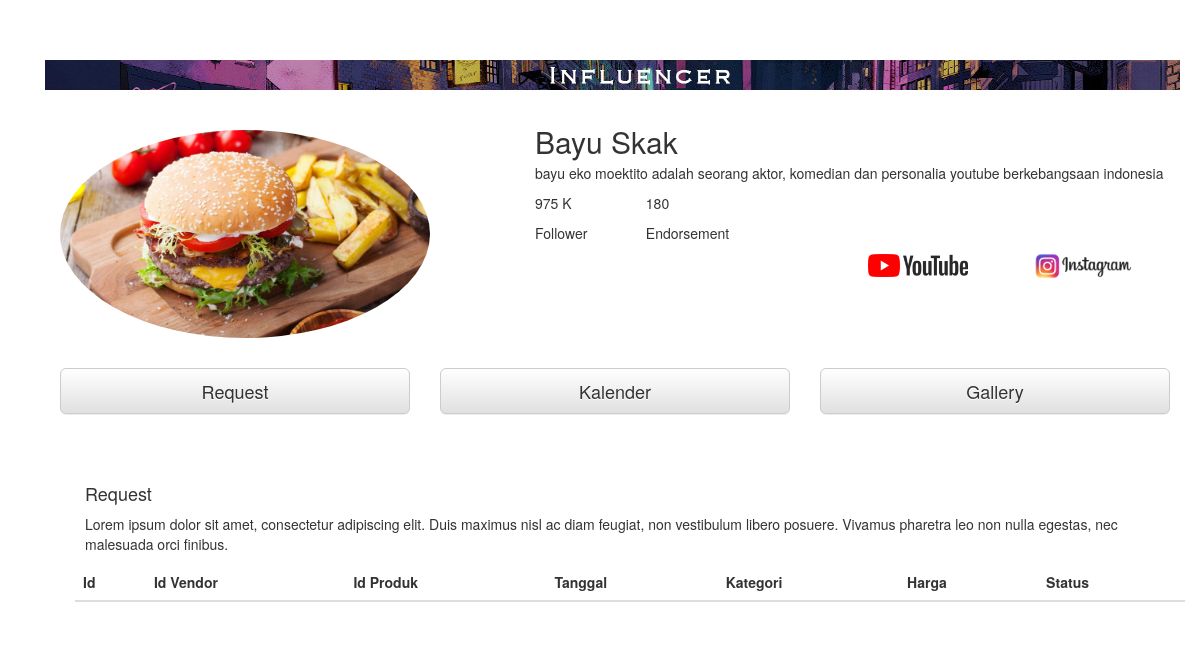
The page /index.php?p=influencer on the database as committed earlier.
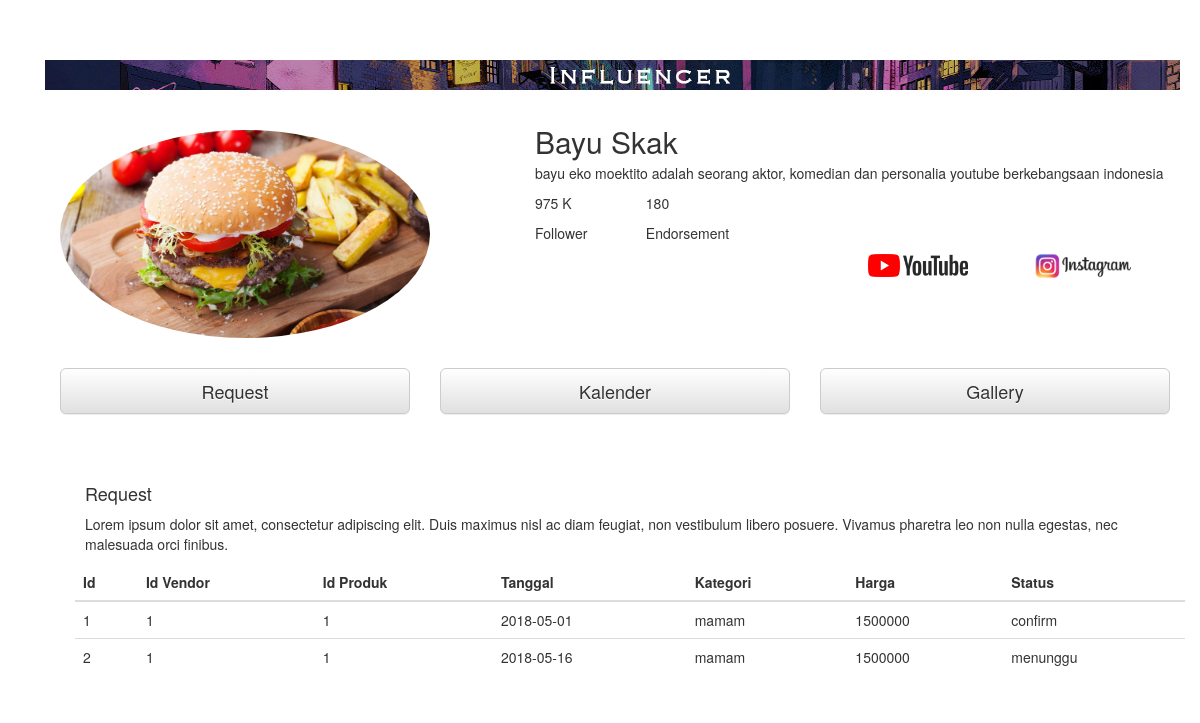
The same page on the database as committed later.
### tables this page shows
CREATE TABLE `request` (
  `id_req` varchar(15) NOT NULL,
  `id_vendor` varchar(15) NOT NULL,
  `id_influencer` varchar(15) NOT NULL,
  `id_produk` varchar(15) NOT NULL,
  `tanggal` date NOT NULL,
  `harga` int(10) NOT NULL,
  `kategori` varchar(15) NOT NULL,
  `status` varchar(15) NOT NULL
);

### influencer.php (the view, shortened to what this page needs)
<!DOCTYPE html>
<html>
<head>
    <link rel="stylesheet" href="assets/bootstrap/css/bootstrap.min.css">
    <link rel="stylesheet" href="ADS/assets/css/styles.css">
</head>
<body>
    <div class="container"><img src="assets/img/profile.jpg"></div>
    <div class="container">
        <div class="col-md-5 col-md-offset-0"><img class="img-circle" src="assets/img/1515456591895.jpg" width="370"></div>
        <div class="col-md-7">
            <div class="row">
                <div class="col-md-12">
                    <h2>Bayu Skak</h2>
                    <p>bayu eko moektito adalah seorang aktor, komedian dan personalia youtube berkebangsaan indonesia </p>
                </div>
            </div>
            <div class="row">
                <div class="col-md-2 col-md-offset-0">
                    <p class="text-left">975 K </p>
                    <p class="text-left">Follower </p>
                </div>
                <div class="col-md-3">
                    <p class="text-left">180 </p>
                    <p class="text-left">Endorsement </p>
                </div>
            </div>
            <div class="row">
                <div class="col-md-3 col-md-offset-6"><img src="assets/img/YouTube_logo_(2017).png" width="100"></div>
                <div class="col-md-3"><img src="assets/img/new-instagram-text-logo.png" width="100"></div>
            </div>
        </div>
    </div>
     <div class="container">
        <div class="col-md-4">
			<a href="index.php?p=influencer">
            <button class="btn btn-default btn-block btn-lg" type="button">Request </button>
			</a>
		</div>
        <div class="col-md-4">
            <button class="btn btn-default btn-block btn-lg" type="button">Kalender </button>
		</div>
        <div class="col-md-4">
			<a href="#">
            <button class="btn btn-default btn-block btn-lg" type="button">Gallery </button>
			</a>
		</div>
    </div>
     <div class="container">
    <div class="container">
        <div class="col-md-12">
            <div class="media">
                <div class="media-left">
                </div>
                <div class="media-body">
                    <h4>Request </h4>
                    <p>Lorem ipsum dolor sit amet, consectetur adipiscing elit. Duis maximus nisl ac diam feugiat, non vestibulum libero posuere. Vivamus pharetra leo non nulla egestas, nec malesuada orci finibus. </p>
                </div>
            </div>
            <?php
			include "konekdb.php";
						if(@$_POST['list'] && $_POST['id_vendor']){
							$select=$_POST['list'];
							$cari=$_POST['id_vendor'];
							if($select=="id_vendor"){
								$kueri="select id_req,id_vendor,id_produk,tanggal,kategori,harga,status from request where id_req='$cari'";
								$hasil=mysqli_query($konek,$kueri) or die(mysqli_error());
							}
						}else{
						$kueri="select id_req,id_vendor,id_produk,tanggal,kategori,harga,status from request";
						$hasil=mysqli_query($konek,$kueri);
						}
?>
            <div class="table-responsive">
                <table class="table">
                    <thead>
                        <tr>
                        	<th>Id </th>
                            <th>Id Vendor </th>
                            <th>Id Produk </th>
                            <th>Tanggal </th>
                            <th>Kategori </th>
                            <th>Harga </th>
                            <th>Status </th>
                        </tr>
                    </thead>
                    <tbody>
                    <?php
   while ($vendor = mysqli_fetch_row($hasil)){
?>
   <tr>
      <td><?php echo $vendor[0]; ?></td>
      <td><?php echo $vendor[1]; ?></td>
      <td><?php echo $vendor[2]; ?></td>
      <td><?php echo $vendor[3]; ?></td>
      <td><?php echo $vendor[4]; ?></td>
      <td><?php echo $vendor[5]; ?></td>
      <td><?php echo $vendor[6]; ?></td>
                        <?php }
						?>
                </table>
            </div>
        </div>
    </div>
</body>
</html>

### index.php (shortened to what this page needs)
?><!DOCTYPE html>
<html>
<head>
    <link rel="stylesheet" href="assets/bootstrap/css/bootstrap.min.css">
    <link rel="stylesheet" href="assets/css/styles.css">
</head>
<body>
<div class="container">
<?php
if(!empty($_GET['p'])){
	$page=$_GET['p'];
	require_once("".$page.".php");
	}else{
		require_once("form_login.php");
	}
	?>
</div>
</body>
</html>

### assets/css/styles.css (style rules this page uses)
div.container { margin-top:30px; }
body { margin:0; }
a { background-color:transparent; }
a { color:#337ab7; text-decoration:none; }
button, input, select, textarea { font-family:inherit; font-size:inherit; line-height:inherit; }
button { overflow:visible; }
button, html input[type=button], input[type=reset], input[type=submit] { -webkit-appearance:button; cursor:pointer; }
button, select { text-transform:none; }
button, input, optgroup, select, textarea { margin:0; font:inherit; color:inherit; }
img.img-circle { margin-top:10px; }
.h1, .h2, .h3, h1, h2, h3 { margin-top:5px; margin-bottom:5px; }

Rows that differ between the two databases and show on the page:
added request: id_req "1", id_vendor "1", id_produk "1", tanggal "2018-05-01", kategori "mamam", harga "1500000", status "confirm"
added request: id_req "2", id_vendor "1", id_produk "1", tanggal "2018-05-16", kategori "mamam", harga "1500000", status "menunggu"
